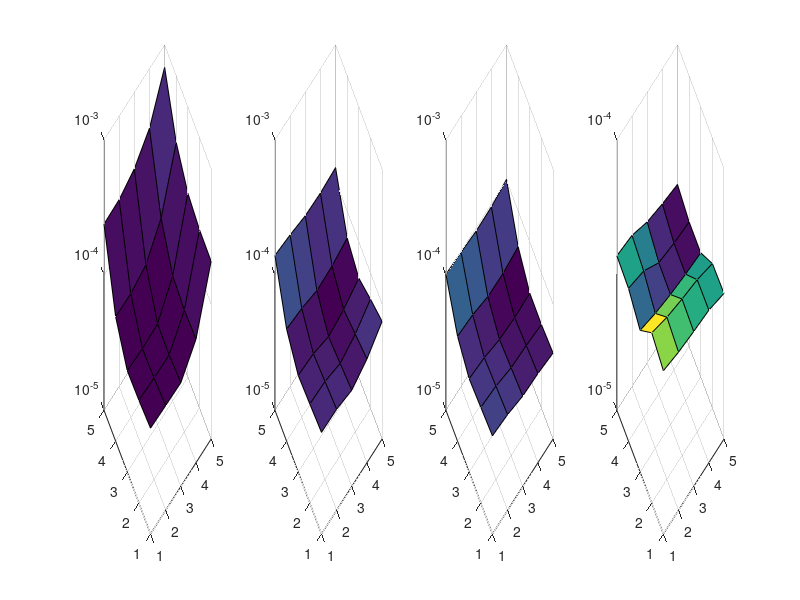

The MATLAB script that drew this image: (Note: this script raises an error after producing the figure.)
x = 1:5;
y = 1:5;
load('test.mat')
axi_lim = [0 0.0007];
for i = 1:4
  hAx(i)=subplot(1, 4, i);  % save the axes handles always
  surf(x, y, errPreStore{i});
end
set(hAx,'zscale','log')
axis(hAx,'square')
axis(hAx,'tight', 'manual')
set(hAx,'zlim',axi_lim)

